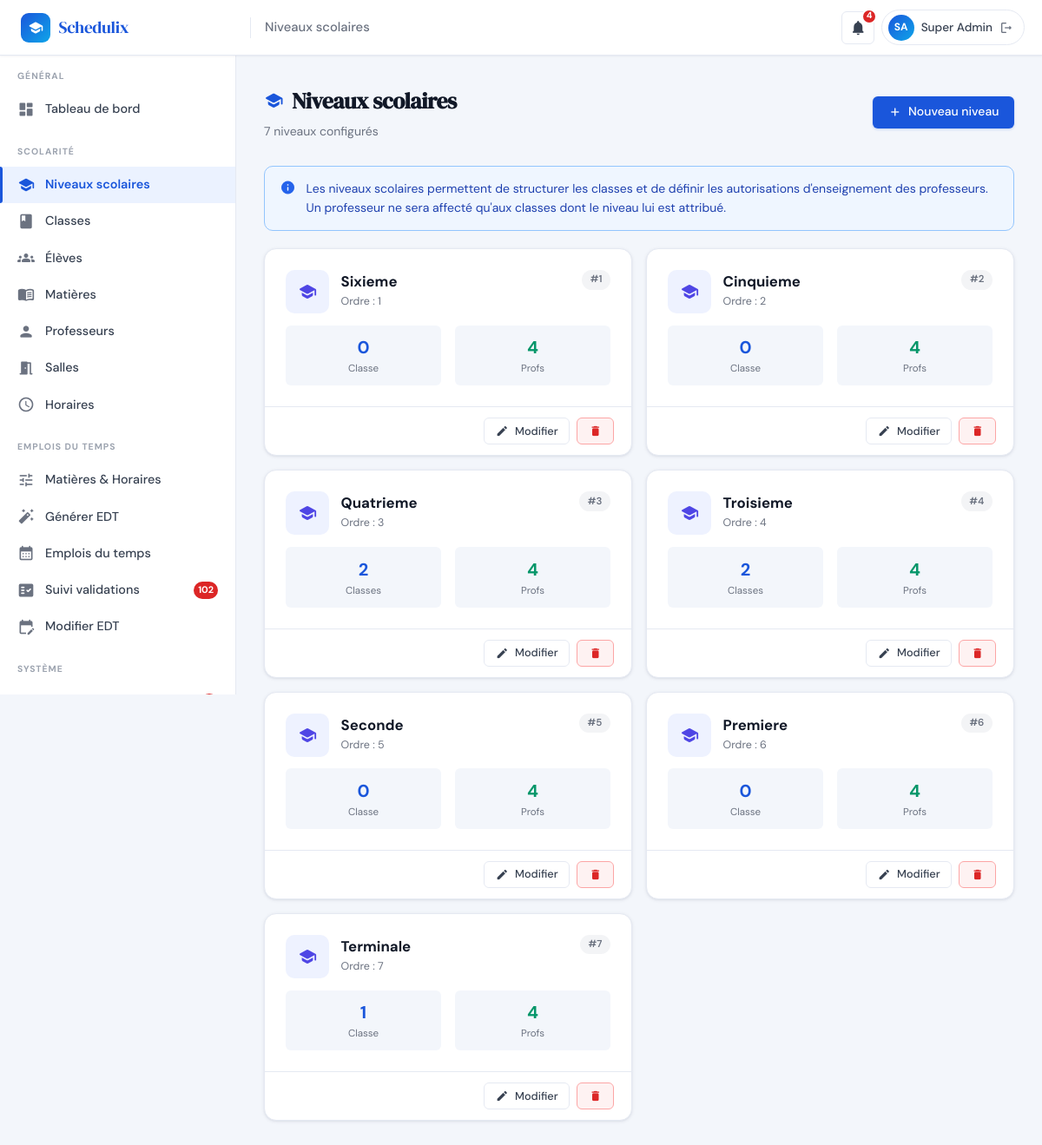
The app's page /admin/niveaux.php (signed in) with its own data.
### tables this page shows
CREATE TABLE IF NOT EXISTS `utilisateurs` (
  `id`            INT(11)      NOT NULL AUTO_INCREMENT,
  `nom`           VARCHAR(100) NOT NULL,
  `prenom`        VARCHAR(100) NOT NULL,
  `email`         VARCHAR(191) NOT NULL,
  `mot_de_passe`  VARCHAR(255) NOT NULL,
  `role`          ENUM('admin','professeur','eleve') NOT NULL DEFAULT 'eleve',
  `statut`        ENUM('actif','inactif')             NOT NULL DEFAULT 'actif',
  `id_classe`     INT(11)      DEFAULT NULL,
  `date_creation` TIMESTAMP    NOT NULL DEFAULT CURRENT_TIMESTAMP,
  PRIMARY KEY (`id`),
  UNIQUE KEY `uq_email` (`email`),
  KEY `id_classe` (`id_classe`),
  CONSTRAINT `utilisateurs_ibfk_1`
    FOREIGN KEY (`id_classe`) REFERENCES `classes` (`id`) ON DELETE SET NULL
);

CREATE TABLE IF NOT EXISTS `niveaux` (
  `id`          INT(11)       NOT NULL AUTO_INCREMENT,
  `nom`         VARCHAR(50)   NOT NULL,
  `ordre`       INT(11)       NOT NULL DEFAULT 0,
  `description` VARCHAR(255)  DEFAULT NULL,
  PRIMARY KEY (`id`),
  UNIQUE KEY `uq_niveau_nom` (`nom`)
);

### includes/functions.php (called while the page is built, shortened)
<?php
require_once __DIR__ . '/db.php';
function h(string $str): string {
    return htmlspecialchars($str, ENT_QUOTES, 'UTF-8');
}
function countNotificationsNonLues(int $userId): int {
    $stmt = getDB()->prepare('SELECT COUNT(*) FROM notifications WHERE id_utilisateur=? AND est_lu=0');
    $stmt->execute([$userId]);
    return (int)$stmt->fetchColumn();
}
function getNiveaux(): array {
    return getDB()->query('SELECT * FROM niveaux ORDER BY ordre, nom')->fetchAll();
}

### includes/auth.php (called while the page is built, shortened)
<?php
function isLoggedIn(): bool {
    return !empty($_SESSION['user_id']);
}
function getCurrentUser(): ?array {
    static $user = null;
    if ($user === null) {
        $stmt = getDB()->prepare('SELECT * FROM utilisateurs WHERE id=? AND statut="actif" LIMIT 1');
        $stmt->execute([$_SESSION['user_id']]);
        $user = $stmt->fetch() ?: null;
    }
    return $user;
}
function getUserInitials(array $user): string {
    return strtoupper(substr($user['prenom'], 0, 1) . substr($user['nom'], 0, 1));
}

### includes/db.php (called while the page is built, shortened)
<?php
function getDB(): PDO {
    static $pdo = null;
    if ($pdo === null) {
        $dsn = 'mysql:host=' . DB_HOST . ';dbname=' . DB_NAME . ';charset=' . DB_CHARSET;
        $options = [
            PDO::ATTR_ERRMODE            => PDO::ERRMODE_EXCEPTION,
            PDO::ATTR_DEFAULT_FETCH_MODE => PDO::FETCH_ASSOC,
            PDO::ATTR_EMULATE_PREPARES   => false,
        ];
        try {
            $pdo = new PDO($dsn, DB_USER, DB_PASS, $options);
        } catch (PDOException $e) {
            http_response_code(500);
            $msg = (getenv('APP_ENV') === 'production')
                ? 'Service temporairement indisponible.'
                : 'Connexion BDD impossible : ' . $e->getMessage();
            die(json_encode(['error' => $msg]));
        }
    }
    return $pdo;
}

### admin/niveaux.php (the view, shortened to what this page needs)
<?php
require_once __DIR__ . '/../includes/db.php';
require_once __DIR__ . '/../includes/auth.php';
require_once __DIR__ . '/../includes/functions.php';
$currentUser = getCurrentUser();
$pdo = getDB();
$niveaux = getNiveaux();
$countClasses = [];
foreach ($pdo->query('SELECT id_niveau, COUNT(*) as nb FROM classes GROUP BY id_niveau')->fetchAll() as $r) {
    $countClasses[$r['id_niveau']] = $r['nb'];
}
$countProfs = [];
foreach ($pdo->query('SELECT id_niveau, COUNT(*) as nb FROM professeur_niveau GROUP BY id_niveau')->fetchAll() as $r) {
    $countProfs[$r['id_niveau']] = $r['nb'];
}
$pageTitle = 'Niveaux scolaires'; $activeMenu = 'niveaux';
include __DIR__ . '/../includes/header.php';
include __DIR__ . '/../includes/sidebar_admin.php';
?>
<div class="main-content">
  <div class="page-header">
    <div class="page-header-left">
      <h1 class="page-title"><span class="material-icons-round">school</span> Niveaux scolaires</h1>
      <p class="page-subtitle"><?= count($niveaux) ?> niveau<?= count($niveaux)>1?'x':'' ?> configuré<?= count($niveaux)>1?'s':'' ?></p>
    </div>
    <button class="btn btn-primary" onclick="openModal('modalAdd')">
      <span class="material-icons-round">add</span> Nouveau niveau
    </button>
  </div>
  <div class="alert alert-info">
    <span class="material-icons-round">info</span>
    <div class="alert-content">
      Les niveaux scolaires permettent de structurer les classes et de définir les autorisations d'enseignement des professeurs.
      Un professeur ne sera affecté qu'aux classes dont le niveau lui est attribué.
    </div>
  </div>
  <?php if (empty($niveaux)): ?>
  <div class="card"><div class="card-body">
    <div class="empty-state">
      <div class="empty-state-icon"><span class="material-icons-round">school</span></div>
      <h3>Aucun niveau configuré</h3>
      <p>Créez des niveaux scolaires pour organiser vos classes et définir les habilitations des professeurs.</p>
      <button class="btn btn-primary" onclick="openModal('modalAdd')" style="margin-top:1rem">
        <span class="material-icons-round">add</span> Créer le premier niveau
      </button>
    </div>
  </div></div>
  <?php else: ?>
  <div style="display:grid;grid-template-columns:repeat(auto-fill,minmax(280px,1fr));gap:1rem">
    <?php foreach ($niveaux as $n): ?>
    <div class="card" style="display:flex;flex-direction:column">
      <div class="card-body" style="flex:1">
        <div style="display:flex;align-items:flex-start;gap:.85rem;margin-bottom:.85rem">
          <div class="stat-icon indigo" style="flex-shrink:0">
            <span class="material-icons-round">school</span>
          </div>
          <div style="flex:1;min-width:0">
            <div style="font-weight:700;font-size:1.05rem;color:var(--text)"><?= h($n['nom']) ?></div>
            <div style="font-size:.78rem;color:var(--text-muted)">Ordre : <?= $n['ordre'] ?></div>
          </div>
          <span class="badge badge-secondary">#<?= $n['ordre'] ?></span>
        </div>
        <div style="display:flex;gap:1rem">
          <div style="text-align:center;flex:1;padding:.6rem;background:var(--bg);border-radius:var(--radius-sm)">
            <div style="font-size:1.25rem;font-weight:700;color:var(--primary)"><?= $countClasses[$n['id']] ?? 0 ?></div>
            <div style="font-size:.72rem;color:var(--text-muted)">Classe<?= ($countClasses[$n['id']] ?? 0)>1?'s':'' ?></div>
          </div>
          <div style="text-align:center;flex:1;padding:.6rem;background:var(--bg);border-radius:var(--radius-sm)">
            <div style="font-size:1.25rem;font-weight:700;color:var(--success)"><?= $countProfs[$n['id']] ?? 0 ?></div>
            <div style="font-size:.72rem;color:var(--text-muted)">Prof<?= ($countProfs[$n['id']] ?? 0)>1?'s':'' ?></div>
          </div>
        </div>
      </div>
      <div style="padding:.75rem 1.25rem;border-top:1px solid var(--border);display:flex;gap:.5rem;justify-content:flex-end">
        <button class="btn btn-sm btn-outline" onclick='editNiveau(<?= json_encode($n,JSON_HEX_APOS|JSON_HEX_QUOT) ?>)'>
          <span class="material-icons-round">edit</span> Modifier
        </button>
        <button class="btn btn-sm btn-danger" onclick="confirmDel(<?= $n['id'] ?>,'<?= h(addslashes($n['nom'])) ?>')">
          <span class="material-icons-round">delete</span>
        </button>
      </div>
    </div>
    <?php endforeach; ?>
  </div>
  <?php endif; ?>
</div>
</body></html>

### includes/header.php (shortened to what this page needs)
<?php
require_once __DIR__ . '/functions.php';
require_once __DIR__ . '/auth.php';
$currentUser = getCurrentUser();
$notifCount  = $currentUser ? countNotificationsNonLues($currentUser['id']) : 0;
$pageTitle   = $pageTitle  ?? APP_NAME;
$initials    = $currentUser ? getUserInitials($currentUser) : '?';
$userName    = $currentUser ? ($currentUser['prenom'] . ' ' . $currentUser['nom']) : '';
$notifUrl = match($currentUser['role'] ?? '') {
    'admin'      => APP_URL . '/admin/notifications.php',
    'professeur' => APP_URL . '/professeur/notifications.php',
    default      => '#',
};
?>
<!DOCTYPE html>
<html lang="fr">
<head>
  <link rel="stylesheet" href="<?= APP_URL ?>/assets/css/main.css">
</head>
<body>
<header class="topbar">
  <div class="topbar-brand">
    <div class="topbar-brand-icon"><span class="material-icons-round">school</span></div>
  Schedulix
  </div>
  <span class="topbar-page-title"><?= h($pageTitle) ?></span>
  <div class="topbar-actions">
    <a href="<?= $notifUrl ?>" class="topbar-icon-btn" title="Notifications">
      <span class="material-icons-round">notifications</span>
      <?php if ($notifCount > 0): ?>
        <span class="notif-badge-count"><?= $notifCount > 9 ? '9+' : $notifCount ?></span>
      <?php endif; ?>
    </a>
    <div class="user-chip" onclick="window.location='<?= APP_URL ?>/logout.php'">
      <div class="user-avatar"><?= h($initials) ?></div>
      <span class="user-name"><?= h($userName) ?></span>
      <span class="material-icons-round" style="font-size:16px;color:var(--text-muted)">logout</span>
    </div>
  </div>
</header>

### records on screen
utilisateurs: initials "SA", userName "Super Admin"
niveaux: nom "Sixieme", ordre "1", id "0", id "4", shows "s"
niveaux: nom "Cinquieme", ordre "2", id "0", id "4", shows "s"
niveaux: nom "Quatrieme", ordre "3", id "2", shows "s", id "4"
niveaux: nom "Troisieme", ordre "4", id "2", id "4"
niveaux: nom "Seconde", ordre "5", id "0", id "4", shows "s"
niveaux: nom "Premiere", ordre "6", id "0", id "4", shows "s"
niveaux: nom "Terminale", ordre "7", id "1", id "4", shows "s"

### other values on screen
$pageTitle "Niveaux scolaires"
$notifCount "4"
$sectionLabel "GÉNÉRAL"
$label "Tableau de bord"
$sectionLabel "SCOLARITÉ"
$label "Niveaux scolaires"
$label "Classes"
$label "Élèves"
$label "Matières"
$label "Professeurs"
$label "Salles"
$label "Horaires"
$sectionLabel "EMPLOIS DU TEMPS"
$label "Matières & Horaires"
$label "Générer EDT"
